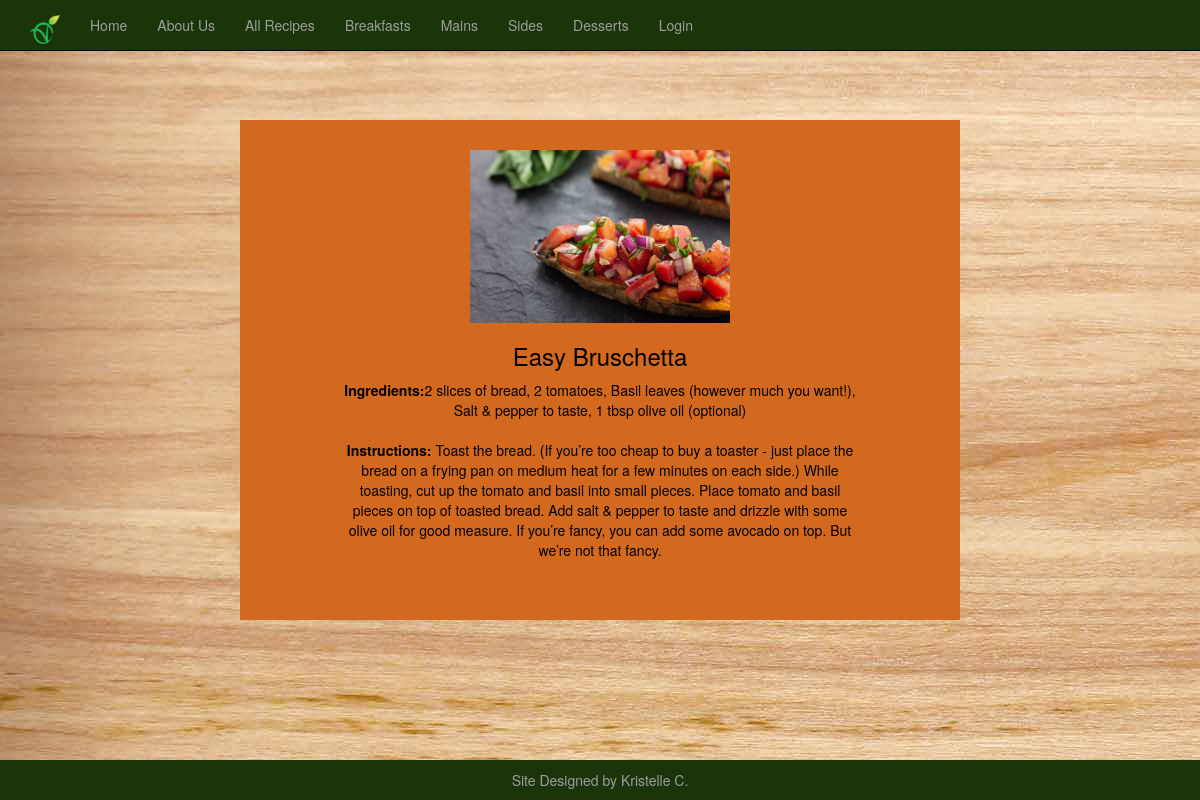
The app's page /breakfasts/bruschetta with its own data.
### tables this page shows
CREATE TABLE veganfood(title text NOT NULL, ingredients text NOT NULL, instructions text NOT NULL);

### index.py (the view)
@app.route('/')
@app.route('/breakfasts')
@app.route('/breakfasts/bruschetta')
def bruschetta():
 g.db = connect_db()
 cur = g.db.execute("select * from veganfood where title='Easy Bruschetta'")
 veganfood = [dict(title=row[0], ingredients=row[1], instructions=row[2]) for row in cur.fetchall()]
 g.db.close()
 return render_template('bruschetta.html', veganfood=veganfood), 200

### index.py (called while the page is built)
def connect_db():
 return sqlite3.connect(app.database)

### templates/bruschetta.html (shortened to what this page needs)
{% extends "base.html" %}
{%block content%}
<div class="row">
  <div class="column" style="background-color:chocolate; color:black;">
	<img src="{{ url_for('static', filename='img/bruschetta.jpg') }}"/>
    <p> {% for veganfood in veganfood %}
			<h3>{{ veganfood.title }} <br></h3>
			 <strong>Ingredients:</strong>{{ veganfood.ingredients }}<br><br>
			 <strong>Instructions:</strong>{{ veganfood.instructions }}<br>
	    {% endfor %}</p>
  </div>
</div>
<footer>Site Designed by Kristelle C.</footer>
 {% endblock %}

### templates/base.html (style rules this page uses)
.row { margin-right: -15px; margin-left: -15px; margin: 10% 20%; }
.column { width: 100%; padding: 30px 100px 50px; text-align: center; }
.column img { width: 50%; height: auto; }
* { box-sizing: border-box; }

### templates/bruschetta.html (style rules this page uses)
footer { clear: both; text-align: center; font-size:14px; position:fixed; right: 0; left: 0; padding: 1rem; background-color:#193509; margin-top:20px; bottom:0; color:#9d9d9d; width:100%; }

### records on screen
veganfood: title "Easy Bruschetta", ingredients "2 slices of bread, 2 tomatoes, Basil leaves (however much you want!), Salt & pepper to taste, 1 tbsp olive oil (optional)", instructions "Toast the bread. (If you’re too cheap to buy a toaster - just place the bread on a frying pan on medium heat for a few minutes on each side.) While toasting, cut up the tomato and basil into small pieces. Place tomato and basil pieces on top of toasted bread. Add salt & pepper to taste and drizzle with some olive oil for good measure. If you’re fancy, you can add some avocado on top. But we’re not that fancy."
